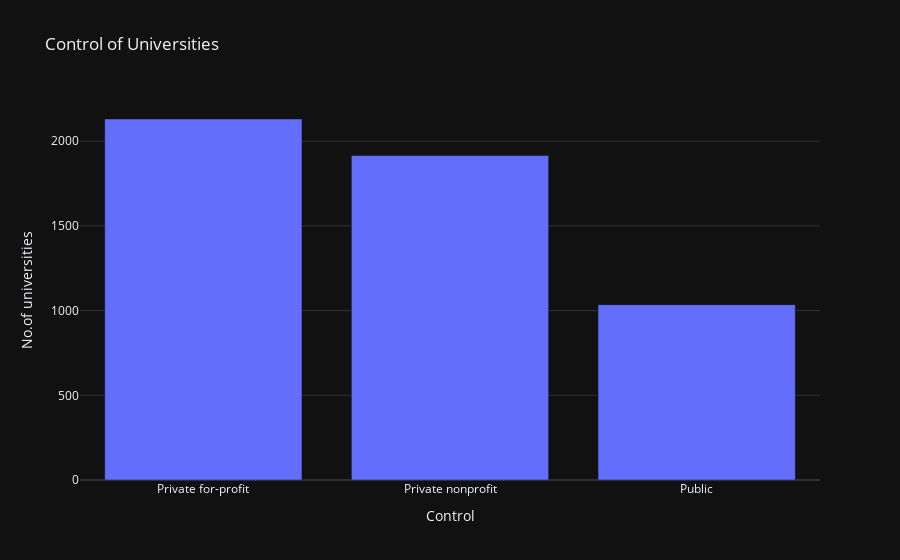

The notebook cell saved with this chart:
### Code cell
bar = px.bar(x=control.index, y=control.values, title="Control of Universities")
bar.update_layout(xaxis_title="Control", yaxis_title="No.of universities")
bar.show()

### Figure 1 — Plotly figure (JSON) as saved in the notebook; plotly's stock layout.template omitted (floating-point values rounded to 4 significant figures)
{"data": [{"alignmentgroup": "True", "hovertemplate": "x=%{x}<br>y=%{y}<extra></extra>", "legendgroup": "", "marker": {"color": "#636efa", "pattern": {"shape": ""}}, "name": "", "offsetgroup": "", "orientation": "v", "showlegend": false, "textposition": "auto", "x": ["Private for-profit", "Private nonprofit", "Public"], "xaxis": "x", "y": [2131, 1915, 1035], "yaxis": "y", "type": "bar"}], "layout": {"xaxis": {"anchor": "y", "domain": [0.0, 1.0], "title": {"text": "Control"}}, "yaxis": {"anchor": "x", "domain": [0.0, 1.0], "title": {"text": "No.of universities"}}, "legend": {"tracegroupgap": 0}, "title": {"text": "Control of Universities"}, "barmode": "relative"}}
